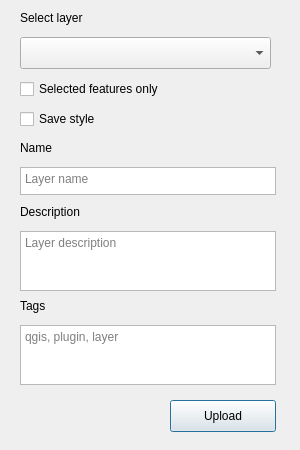
<?xml version="1.0" encoding="UTF-8"?>
<ui version="4.0">
 <class>GisCartaQGISDialogBase</class>
 <widget class="QDialog" name="GisCartaQGISDialogBase">
  <property name="windowModality">
   <enum>Qt::ApplicationModal</enum>
  </property>
  <property name="geometry">
   <rect>
    <x>0</x>
    <y>0</y>
    <width>300</width>
    <height>450</height>
   </rect>
  </property>
  <property name="minimumSize">
   <size>
    <width>300</width>
    <height>450</height>
   </size>
  </property>
  <property name="maximumSize">
   <size>
    <width>300</width>
    <height>450</height>
   </size>
  </property>
  <property name="windowTitle">
   <string>GisCarta - Add data</string>
  </property>
  <widget class="QgsMapLayerComboBox" name="map_layers_cb">
   <property name="geometry">
    <rect>
     <x>20</x>
     <y>37</y>
     <width>251</width>
     <height>32</height>
    </rect>
   </property>
   <property name="sizePolicy">
    <sizepolicy hsizetype="Expanding" vsizetype="Expanding">
     <horstretch>0</horstretch>
     <verstretch>0</verstretch>
    </sizepolicy>
   </property>
   <property name="minimumSize">
    <size>
     <width>200</width>
     <height>0</height>
    </size>
   </property>
  </widget>
  <widget class="QLabel" name="layer_label">
   <property name="geometry">
    <rect>
     <x>20</x>
     <y>10</y>
     <width>175</width>
     <height>16</height>
    </rect>
   </property>
   <property name="maximumSize">
    <size>
     <width>16777215</width>
     <height>20</height>
    </size>
   </property>
   <property name="layoutDirection">
    <enum>Qt::LeftToRight</enum>
   </property>
   <property name="text">
    <string>Select layer</string>
   </property>
   <property name="alignment">
    <set>Qt::AlignLeading|Qt::AlignLeft|Qt::AlignVCenter</set>
   </property>
  </widget>
  <widget class="QLabel" name="name_label">
   <property name="geometry">
    <rect>
     <x>20</x>
     <y>140</y>
     <width>61</width>
     <height>16</height>
    </rect>
   </property>
   <property name="maximumSize">
    <size>
     <width>16777215</width>
     <height>20</height>
    </size>
   </property>
   <property name="text">
    <string>Name</string>
   </property>
   <property name="alignment">
    <set>Qt::AlignLeading|Qt::AlignLeft|Qt::AlignVCenter</set>
   </property>
  </widget>
  <widget class="QLabel" name="description_label">
   <property name="geometry">
    <rect>
     <x>20</x>
     <y>204</y>
     <width>71</width>
     <height>16</height>
    </rect>
   </property>
   <property name="maximumSize">
    <size>
     <width>16777215</width>
     <height>20</height>
    </size>
   </property>
   <property name="text">
    <string>Description</string>
   </property>
   <property name="alignment">
    <set>Qt::AlignLeading|Qt::AlignLeft|Qt::AlignVCenter</set>
   </property>
  </widget>
  <widget class="QLabel" name="tags_label">
   <property name="geometry">
    <rect>
     <x>20</x>
     <y>298</y>
     <width>29</width>
     <height>16</height>
    </rect>
   </property>
   <property name="maximumSize">
    <size>
     <width>16777215</width>
     <height>20</height>
    </size>
   </property>
   <property name="text">
    <string>Tags</string>
   </property>
   <property name="alignment">
    <set>Qt::AlignLeading|Qt::AlignLeft|Qt::AlignVCenter</set>
   </property>
  </widget>
  <widget class="QCheckBox" name="checkBox_selected">
   <property name="geometry">
    <rect>
     <x>20</x>
     <y>79</y>
     <width>161</width>
     <height>20</height>
    </rect>
   </property>
   <property name="text">
    <string>Selected features only</string>
   </property>
  </widget>
  <widget class="QCheckBox" name="checkBox_style">
   <property name="geometry">
    <rect>
     <x>20</x>
     <y>109</y>
     <width>142</width>
     <height>20</height>
    </rect>
   </property>
   <property name="text">
    <string>Save style</string>
   </property>
  </widget>
  <widget class="QTextEdit" name="text_name">
   <property name="geometry">
    <rect>
     <x>20</x>
     <y>167</y>
     <width>256</width>
     <height>28</height>
    </rect>
   </property>
   <property name="minimumSize">
    <size>
     <width>0</width>
     <height>28</height>
    </size>
   </property>
   <property name="maximumSize">
    <size>
     <width>16777215</width>
     <height>28</height>
    </size>
   </property>
   <property name="placeholderText">
    <string>Layer name</string>
   </property>
  </widget>
  <widget class="QTextEdit" name="text_description">
   <property name="geometry">
    <rect>
     <x>20</x>
     <y>231</y>
     <width>256</width>
     <height>60</height>
    </rect>
   </property>
   <property name="maximumSize">
    <size>
     <width>16777215</width>
     <height>60</height>
    </size>
   </property>
   <property name="placeholderText">
    <string>Layer description</string>
   </property>
  </widget>
  <widget class="QTextEdit" name="text_tags">
   <property name="geometry">
    <rect>
     <x>20</x>
     <y>325</y>
     <width>256</width>
     <height>60</height>
    </rect>
   </property>
   <property name="maximumSize">
    <size>
     <width>16777215</width>
     <height>60</height>
    </size>
   </property>
   <property name="placeholderText">
    <string>qgis, plugin, layer </string>
   </property>
  </widget>
  <widget class="QPushButton" name="add_layer_button">
   <property name="enabled">
    <bool>true</bool>
   </property>
   <property name="geometry">
    <rect>
     <x>170</x>
     <y>400</y>
     <width>106</width>
     <height>32</height>
    </rect>
   </property>
   <property name="cursor">
    <cursorShape>PointingHandCursor</cursorShape>
   </property>
   <property name="text">
    <string>Upload</string>
   </property>
  </widget>
 </widget>
 <customwidgets>
  <customwidget>
   <class>QgsMapLayerComboBox</class>
   <extends>QComboBox</extends>
   <header>qgsmaplayercombobox.h</header>
  </customwidget>
 </customwidgets>
 <resources/>
 <connections/>
</ui>
